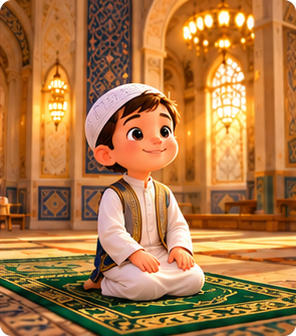
#> input picture assets/images/lessons/yazisiz/dualar/dua_02.png, 296 x 336 px; its folder holds 4 pictures in this run
$ python install_dua_card.py 5 ../assets/images/lessons/yazisiz/dualar/dua_01.png ../assets/images/lessons/yazisiz/dualar/dua_02.png
#> lines starting #> are read from the running program, lines starting #| are printed output that depends on the picture; after the words box and inside, x2 and y2 are one past the last pixel; in counts of white or black regions, pixels touching at a corner belong together
"""Bir dua kartı resmini kurar (yazısız, dikey; listede numara üstte, başlık altta).

    python tool/install_dua_card.py 12 12_namaz_tesbihati ref/resim.png

- asıl -> assets_src/chatgpt_kartlar/NN_yeni.png (pakete girmez)
- ortadan 296:336'ya kırpılır, 296×336, yuvarlak köşe
  -> assets/images/lessons/yazisiz/dualar/dua_NN.png (kDuaCardImageSize)
- kDuaTextFreeImages'a bağlar (eski kart yerinde kalır).
Resimde yazı olmamalı (numarayı ve başlığı uygulama yazar); gözle kontrol et.
"""

from __future__ import annotations

import re
import sys
from pathlib import Path

from PIL import Image, ImageDraw

ROOT = Path(__file__).resolve().parents[1]
DATA = ROOT / "lib/data/recitation_card_images.dart"
W, H = 296, 336


def main(n: int, dua_id: str, src: str) -> None:
#> called with n = 5
    im = Image.open(src).convert("RGB")
    (ROOT / "assets_src/chatgpt_kartlar").mkdir(parents=True, exist_ok=True)
    im.save(ROOT / f"assets_src/chatgpt_kartlar/{n:02d}_yeni.png")
    w, h = im.size
#> w = 296; h = 336
    if w / h > W / H:
        nw = round(h * W / H)
        im = im.crop(((w - nw) // 2, 0, (w - nw) // 2 + nw, h))
    else:
        nh = round(w * H / W)
#> nh = 336
        im = im.crop((0, (h - nh) // 2, w, (h - nh) // 2 + nh))
    im = im.resize((W, H), Image.LANCZOS).convert("RGBA")
#> im: PIL image 296x336 RGBA
    m = Image.new("L", (W * 4, H * 4), 0)
#> m: PIL image 1184x1344 L; every value is 0
    ImageDraw.Draw(m).rounded_rectangle([0, 0, W * 4 - 1, H * 4 - 1], radius=48, fill=255)
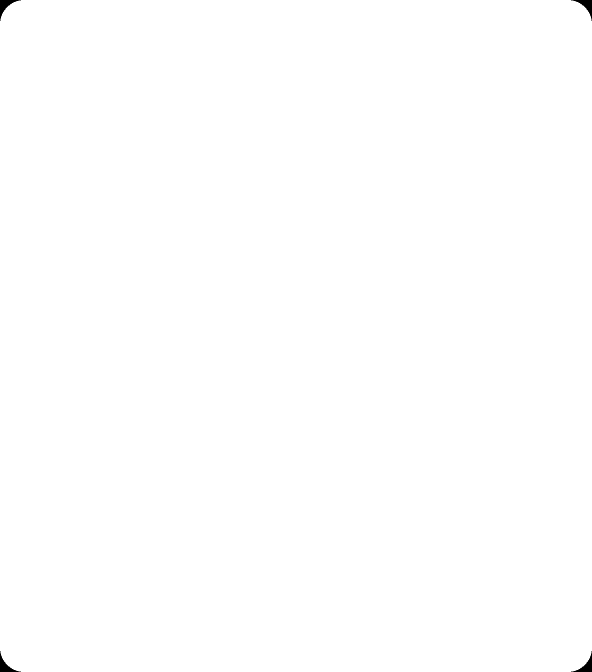
#> m: PIL image 1184x1344 L (shown at 1/2 size); 99.9% white; 4 black regions, box (x1, y1, x2, y2) and area: (0, 0, 42, 42) 508, (1142, 0, 1184, 42) 508, (0, 1302, 42, 1344) 508, (1142, 1302, 1184, 1344) 508
    im.putalpha(m.resize((W, H), Image.LANCZOS))
#> im is the input picture: PIL image 296x336 RGBA; mean R, G, B, A 172.3, 118.1, 66.7, 254.7
    im.save(ROOT / f"assets/images/lessons/yazisiz/dualar/dua_{n:02d}.png", optimize=True)

#> (the run stopped early here; a loop or call above may not have finished)
